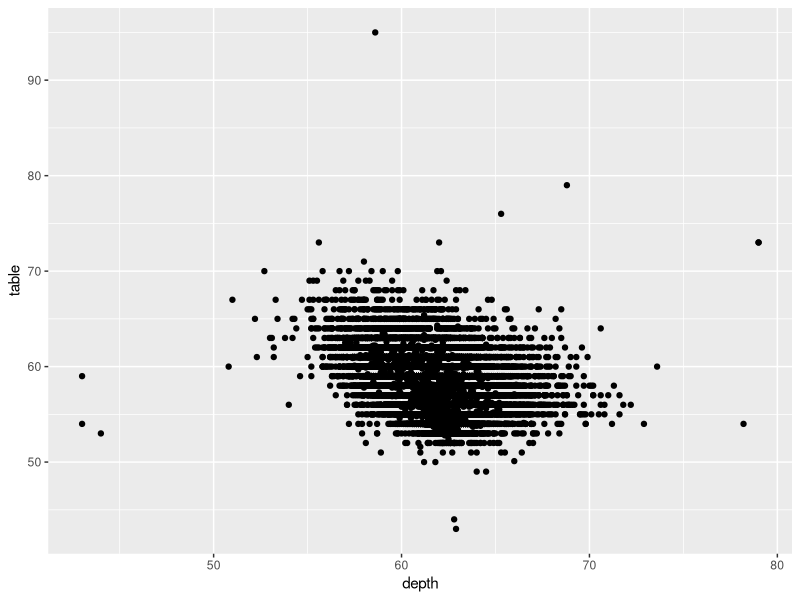
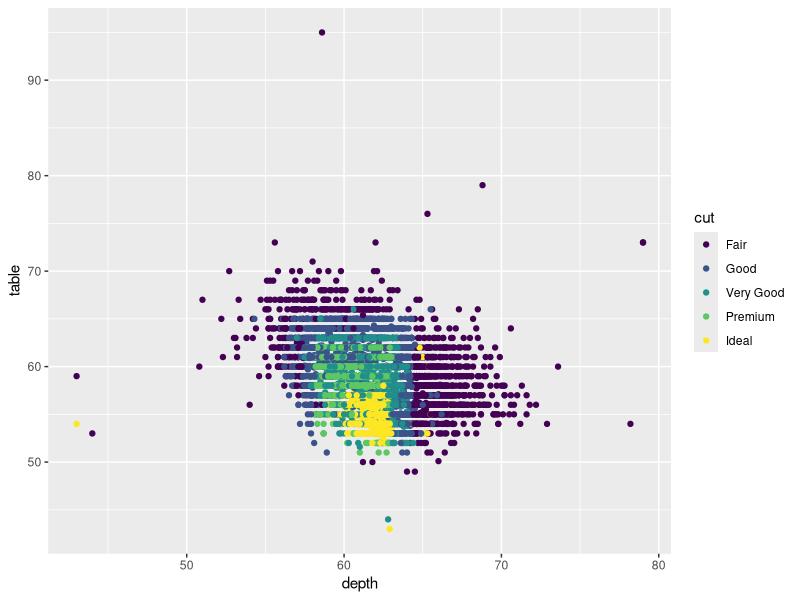
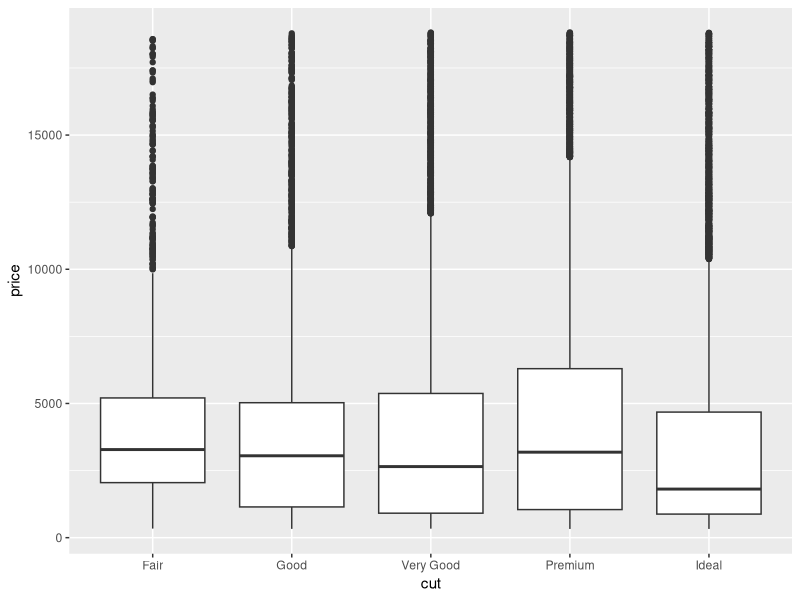
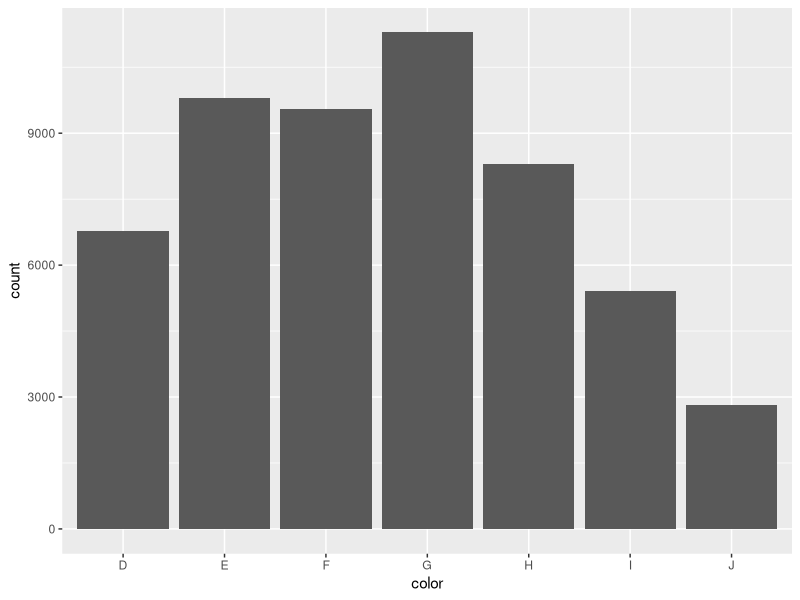
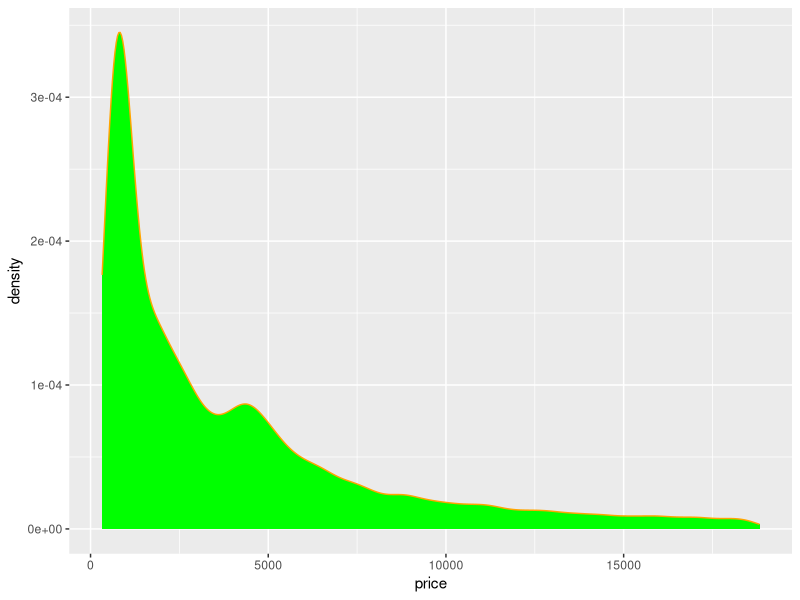
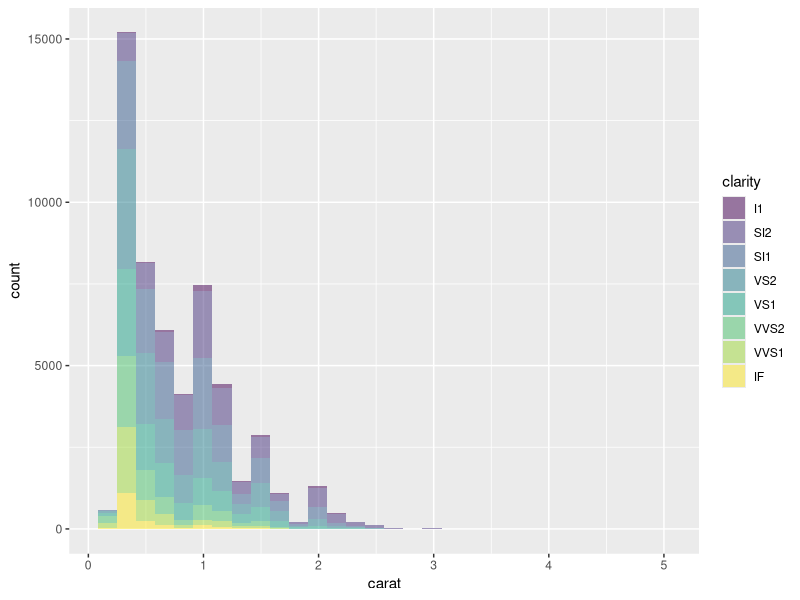
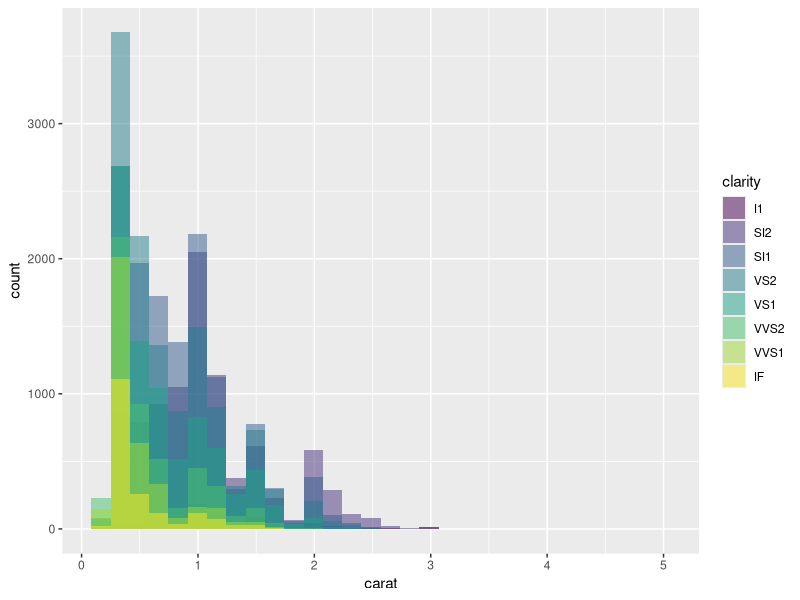
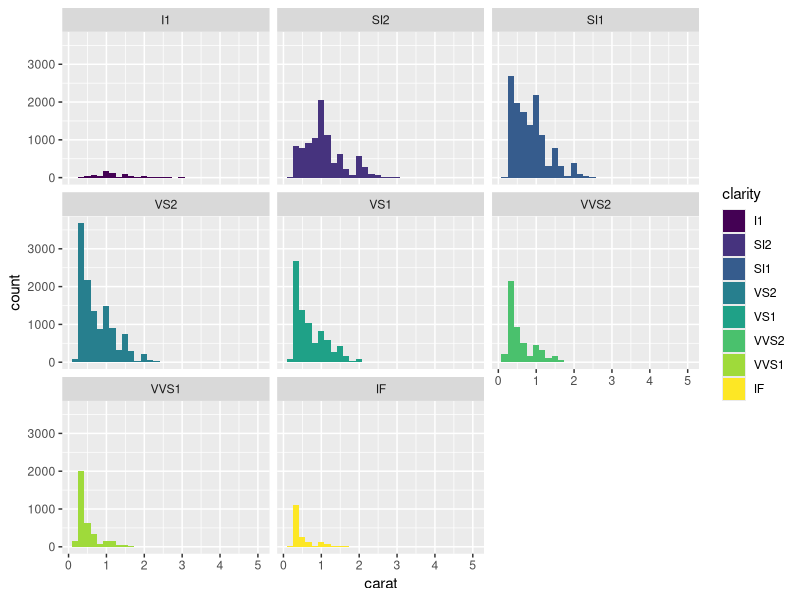

Here is the R script that generated these plots, in order:
## ---- chunk 1
# load libraries
library(tidyverse)
library(conflicted)
library(viridis)

# configure knit settings
knitr::opts_chunk$set(echo = TRUE, fig.width = 4, fig.height = 3)

# resolve package conflicts
filter <- dplyr::filter
select <- dplyr::select
## ---- chunk 2

## ---- chunk 3
ggplot(diamonds, aes(x = depth, y = table)) + geom_point()
## ---- chunk 4
ggplot(diamonds, aes(x = depth, y = table, color = cut)) + geom_point()
## ---- chunk 5
ggplot(diamonds, aes(x = cut, y = price)) + geom_boxplot()
## ---- chunk 6
ggplot(diamonds, aes(x = color)) + geom_bar()
## ---- chunk 7
ggplot(diamonds, aes(x = price)) + geom_density(fill = 'green', color = 'orange')
## ---- chunk 8
ggplot(diamonds, aes(x = carat, fill = clarity)) + geom_histogram(alpha = 0.5)

ggplot(diamonds, aes(x = carat, fill = clarity)) + geom_histogram(position = 'identity', alpha = 0.5)

ggplot(diamonds, aes(x = carat, fill = clarity)) + geom_histogram() + facet_wrap(~ clarity)

ggplot(diamonds, aes(x = carat, color = clarity)) + geom_density(alpha = 0.5)

## ---- chunk 9
ggplot(diamonds, aes(x = cut, y = price, fill = cut)) + geom_violin()
## ---- chunk 10
ggplot(diamonds, aes(x = cut, y = price, color = color)) + geom_boxplot() + facet_wrap(~ color)
## ---- chunk 11
ggplot(diamonds, aes(x = price, y = carat, color = depth)) + geom_point(alpha = 0.5) + scale_color_viridis() 
## ---- chunk 12
ggplot(diamonds, aes(x = price, fill = clarity)) + geom_density() + scale_fill_viridis(discrete = TRUE)
